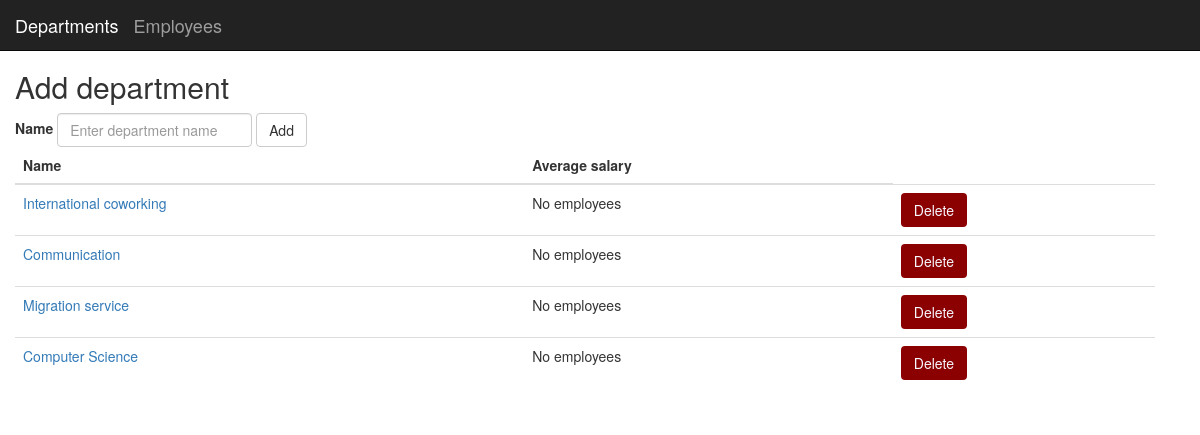
The page /departments on the database its author committed.
### application/models/models.py (models this page shows, shortened)
class Department(db.Model):
    id = db.Column(db.Integer, primary_key=True)
    name = db.Column(db.String(50), nullable=False)

### application/views/views_departments.py (the view)
@app.route("/departments", methods=["GET"])
def departments():
    form = AddDepartmentForm()
    deps = Department.query.all()
    return render_template("departments.html", departments=deps, form=form)

### application/forms/forms.py
class AddDepartmentForm(FlaskForm):
    name = StringField("Name", validators=[DataRequired()])
    add = SubmitField("Add")

### application/templates/departments.html (shortened to what this page needs)
{% extends "base.html" %}
{% block content %}
<div class="container">
  <h2>Add department</h2>
  <form method="POST" class="form-inline">
    <div class="form-group">
      {{ form.name.label }}
      {{ form.name(class="form-control", placeholder="Enter department name")}}
    </div>
    {{ form.add(class="btn btn-default")}}
  </form>
</div>
<div class="container">
  <table class="table">
    <thead>
      <tr>
        <th>Name</th>
        <th>Average salary</th>
      </tr>
    </thead>
    <tbody>
    {% for department in departments %}
      <tr>
        <td><a href="{{url_for('department', id_=department.id)}}">{{department.name}}</a></td>
        <td>No employees</td>
        <td>
            <form action="{{ url_for('department_delete', id_=department.id) }}">
              <input class="btn delete" type="submit" value="Delete">
            </form>
        </td>
      </tr>
    {% endfor %}
    </tbody>
  </table>
</div>
{% endblock content %}

### application/static/main.css (style rules this page uses)
.delete { background-color: #8B0000; color: #F8F8FF; }

### rows shown on the page
Department: name "International coworking"
Department: name "Communication"
Department: name "Migration service"
Department: name "Computer Science"
